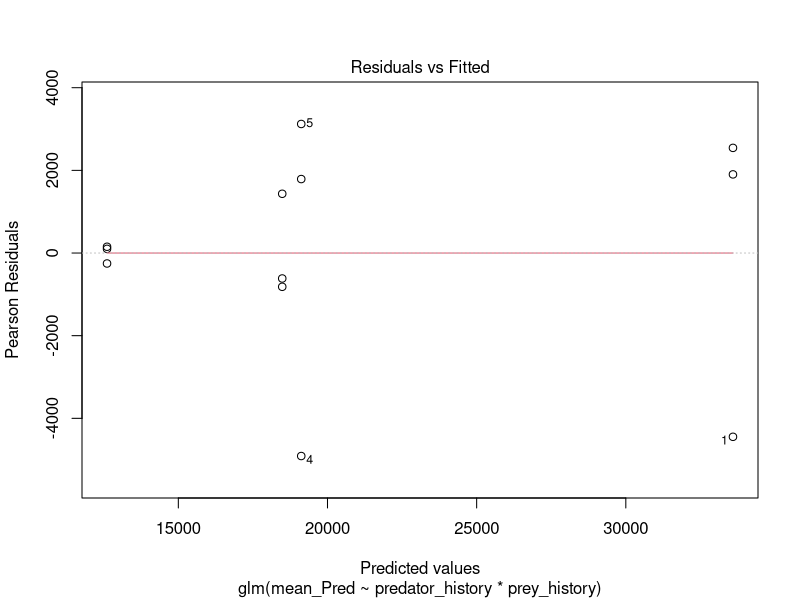
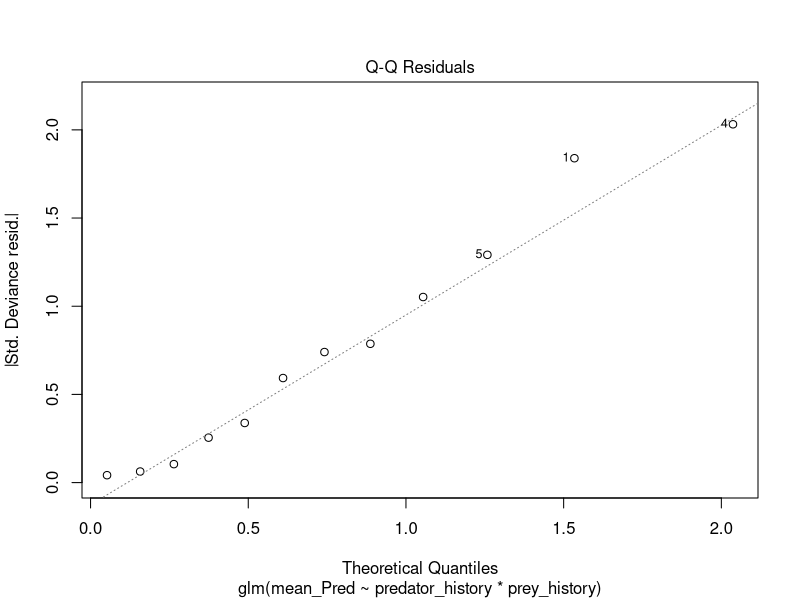
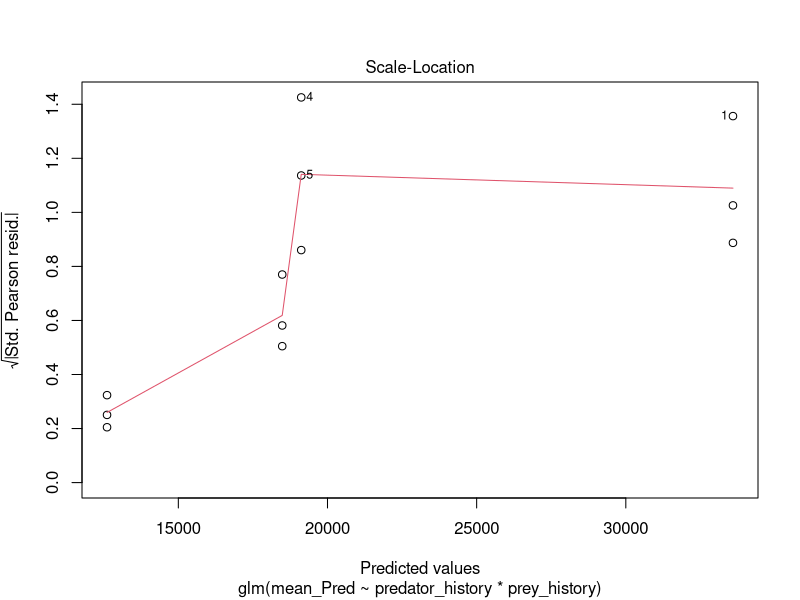
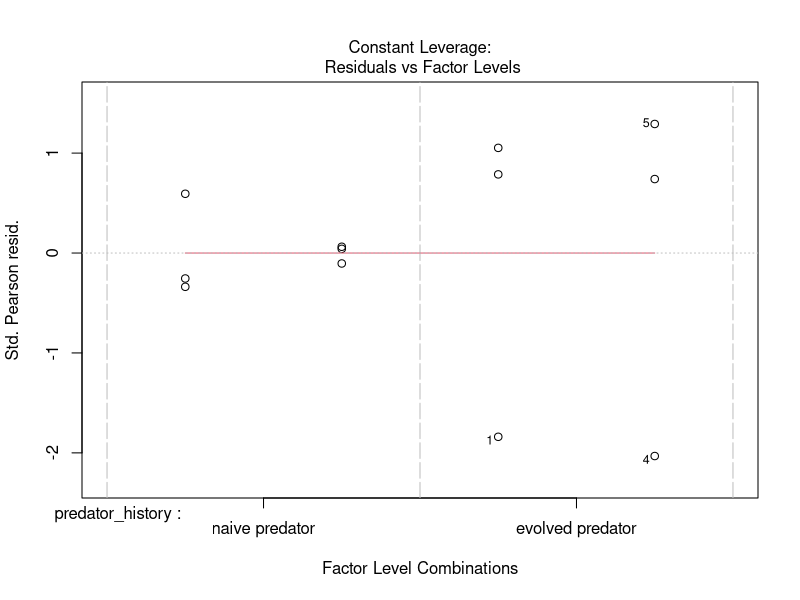
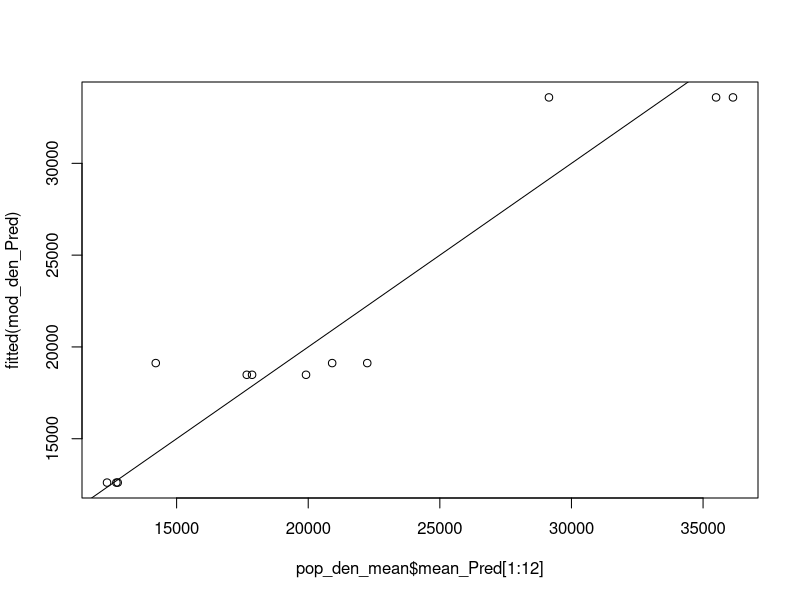
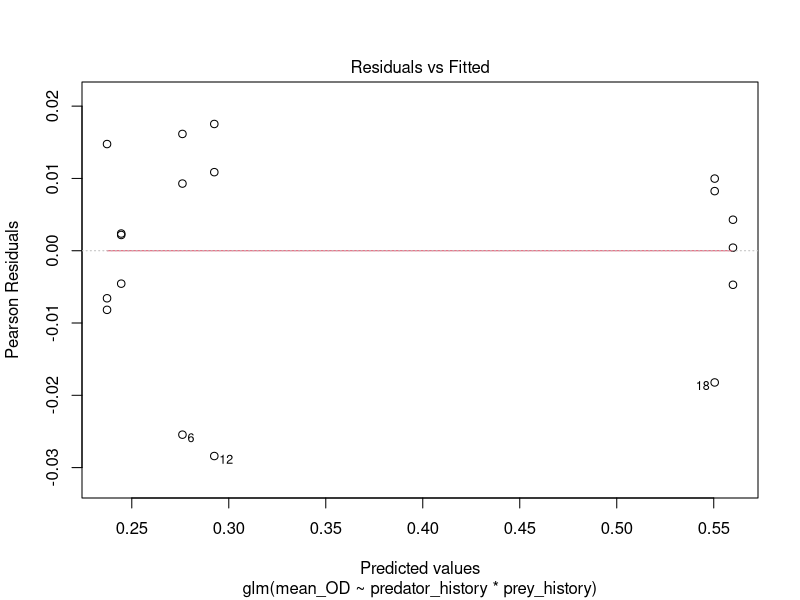
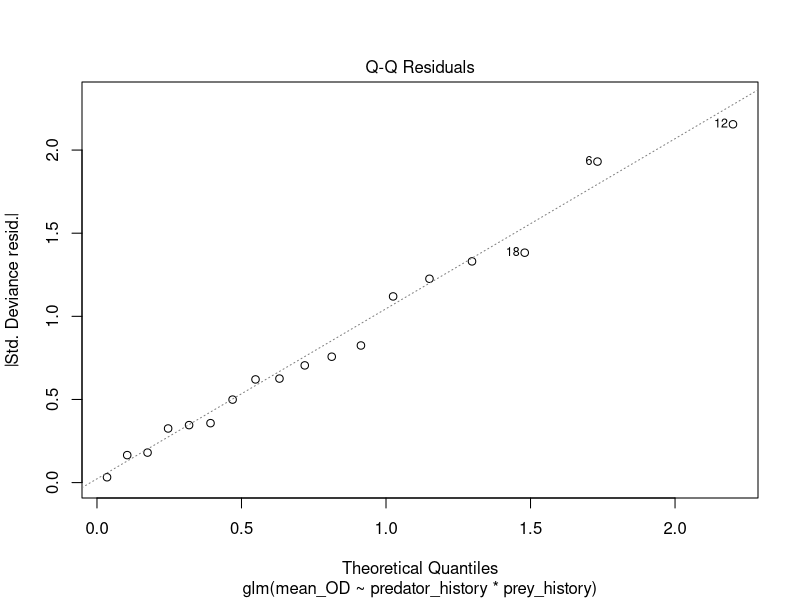
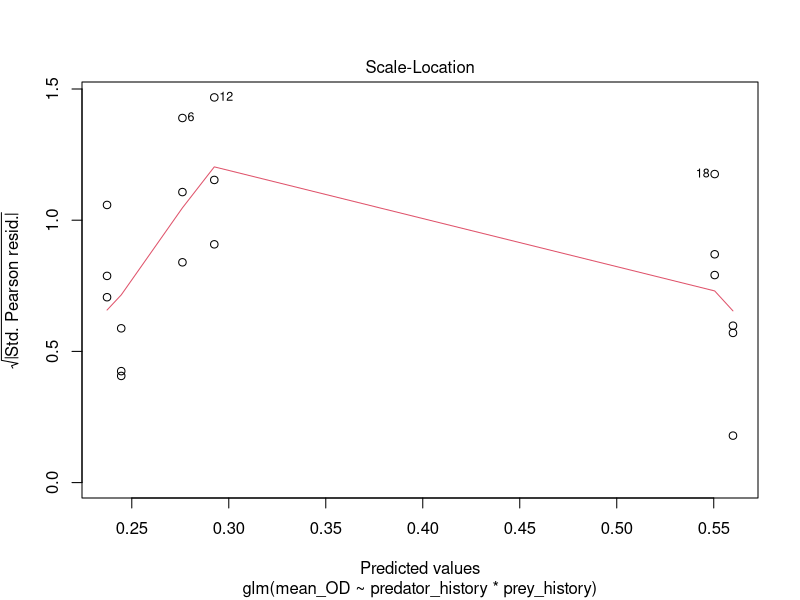

Write R code to recreate these figures, in order.
## ---- chunk 1
knitr::opts_chunk$set(echo = TRUE)
## ---- chunk 2
library(tidyverse)
library(patchwork)
library(multcomp)
library(flextable)

## ---- chunk 3
set_flextable_defaults(
  font.size = 10, theme_fun = theme_vanilla,
  padding = 6,
  font.family = "Arial", digits = 4)
## ---- chunk 4
predator_density <- read_delim("../derived data/predator_densities.tsv")
prey_density <-read_delim("../derived data/prey_densities.tsv")

## ---- chunk 5

#extract predator densities of interest and re-name cell content 
predator_density<- predator_density %>% 
  mutate(prey_history = str_replace_all(prey_history, c("ANC" = "ancestral prey", "EVO" = "evolved prey")),
         predator_history = str_replace_all(predator_history, c("ANC" = "naive predator", "EVO" = "evolved predator")))


#extract prey densities of interest and re-name cell content 
prey_density<-  prey_density %>% 
  mutate(prey_history = str_replace_all(prey_history, c("anc" = "ancestral prey", "evo" = "evolved prey")),
         predator_history = str_replace_all(predator_history, c("anc" = "naive predator", "evo" = "evolved predator", "none" = "no predator")))

#merge predator and prey dynamics
pred_prey_density <- right_join(predator_density,prey_density[,2:7])
colnames(pred_prey_density)[6] <- c("predator_mL")

## ---- chunk 6
pop_den_mean <- pred_prey_density %>% 
  group_by( predator_history,prey_history,replicate) %>% 
  reframe(mean_Pred= mean(predator_mL,na.rm = TRUE), #calculate predator mean within interval
          mean_OD= mean(bacteria_od,na.rm = TRUE)) #calculate prey mean within interval
## ---- chunk 7
group_densities<-pop_den_mean %>% 
  group_by(predator_history,prey_history) %>% 
  reframe(avg_Pred= mean(mean_Pred), 
          se_Pred= sd(mean_Pred)/sqrt(length(mean_Pred)),
          avg_OD= mean(mean_OD),
          se_OD= sd(mean_OD)/sqrt(length(mean_OD)))
## ---- chunk 8
pop_den_mean <- pop_den_mean %>% 
  group_by(predator_history, prey_history, replicate ) %>% 
  mutate(Replicate_unique = cur_group_id() ) %>% 
  ungroup()
## ---- chunk 9
pop_den_mean$Replicate_unique <- as.factor(as.matrix(pop_den_mean$Replicate_unique))
pop_den_mean$predator_history <- as.factor(pop_den_mean$predator_history)
pop_den_mean$prey_history <- as.factor(pop_den_mean$prey_history)
pop_den_mean$replicate <- as.factor(pop_den_mean$replicate)

#Using ordered predictors
pop_den_mean$predator_history <- factor(pop_den_mean$predator_history, levels = c("no predator", "naive predator", "evolved predator" ))

pop_den_mean$prey_history <- factor(pop_den_mean$prey_history, levels = c("ancestral prey", "evolved prey" ))

## ---- chunk 10
mod_den_Pred <- glm(mean_Pred ~ predator_history * prey_history ,family = gaussian(link = "identity"), data = pop_den_mean)
## ---- chunk 11
plot(mod_den_Pred)
plot(pop_den_mean$mean_Pred[1:12],fitted(mod_den_Pred))
abline(0,1)
## ---- chunk 12
#model output
tf_mod_den_Pred <- as_flextable(mod_den_Pred)
tf_mod_den_Pred <- set_caption(tf_mod_den_Pred, "GLM - predator densities", 
  style = "Table Caption") %>% 
                                colformat_double(digits = 4)

tf_mod_den_Pred

save_as_image(tf_mod_den_Pred,"../Results/GLM_predator_densiteis.png")
#ANOVA
mod_anova_Pred <- anova(mod_den_Pred, test = "F")
tf_mod_anova_Pred <- cbind(row.names(mod_anova_Pred[,1:6]), mod_anova_Pred[,1:6])
colnames(tf_mod_anova_Pred)[1] <- ("variable")
tf_mod_anova_Pred <- flextable(tf_mod_anova_Pred)%>% 
                                colformat_double(digits = 4)
tf_mod_anova_Pred <- set_caption(tf_mod_anova_Pred, "ANOVA - predator densities", 
  style = "Table Caption")

tf_mod_anova_Pred

save_as_image(tf_mod_anova_Pred,"../Results/ANOVA_predator_densiteis.png")
#pair-wise comparisons
pair_wise_Pred <-TukeyHSD(aov(mod_den_Pred))
ft_tukey_pred <- flextable(data.frame(variable = rownames(pair_wise_Pred$`predator_history:prey_history`),pair_wise_Pred$`predator_history:prey_history` ))%>% 
                                colformat_double(digits = 4)
ft_tukey_pred <- set_caption(ft_tukey_pred, "Pair-wise comparisons - predator densities", 
  style = "Table Caption")

ft_tukey_pred 

save_as_image(ft_tukey_pred ,"../Results/pair-wise_predator_densiteis.png")

#letters for multiple comparisons
multcompView::multcompLetters4(aov(mod_den_Pred), pair_wise_Pred)
## ---- chunk 13
mod_den_OD <- glm(mean_OD ~ predator_history * prey_history ,family = gaussian(link = "identity"), data = pop_den_mean)
## ---- chunk 14
plot(mod_den_OD)
plot(pop_den_mean$mean_OD[1:18],fitted(mod_den_OD))
abline(0,1)
## ---- chunk 15
#model output
tf_mod_den_OD <- as_flextable(mod_den_OD)
tf_mod_den_OD <- set_caption(tf_mod_den_OD, "GLM - prey densities", 
  style = "Table Caption")%>% 
                                colformat_double(digits = 4)

tf_mod_den_OD

save_as_image(tf_mod_den_OD,"../Results/GLM_Prey_densiteis.png")
#ANOVA
mod_anova_OD <- anova(mod_den_OD, test = "F")
tf_mod_anova_OD <- cbind(row.names(mod_anova_OD[,1:6]), mod_anova_OD[,1:6])
colnames(tf_mod_anova_OD)[1] <- ("variable")
tf_mod_anova_OD <- flextable(tf_mod_anova_OD) %>% 
                                colformat_double(digits = 4)
tf_mod_anova_OD<- set_caption(tf_mod_anova_OD, "ANOVA - prey densities", 
  style = "Table Caption")


tf_mod_anova_OD

save_as_image(tf_mod_anova_OD,"../Results/ANOVA_prey_densiteis.png")
#pair-wise comparisons
pair_wise_OD <-TukeyHSD(aov(mod_den_OD))
ft_tukey_OD <- flextable(data.frame(variable = rownames(pair_wise_OD$`predator_history:prey_history`),pair_wise_OD$`predator_history:prey_history` ))%>% 
                                colformat_double(digits = 4)
ft_tukey_OD <- set_caption(ft_tukey_OD, "Pair-wise comparisons - prey densities", 
  style = "Table Caption")

ft_tukey_OD 

save_as_image(ft_tukey_OD,"../Results/pair-wise_prey_densiteis.png")

#get letters for multiple comparisons
multcompView::multcompLetters4(aov(mod_den_OD), pair_wise_OD)
## ---- chunk 16

p_mean_pred <-  pop_den_mean %>% 
  filter(!predator_history == "no predator") %>% 
  ggplot()+
  geom_jitter(aes(x = prey_history, y= mean_Pred, shape = interaction(prey_history,predator_history), colour = interaction(prey_history,replicate)), size = 3)+
  geom_pointrange(data =  filter(group_densities,!predator_history == "no predator"),aes(x = prey_history,y = avg_Pred, ymin= (-1*se_Pred)+avg_Pred, ymax = se_Pred+avg_Pred), shape=21, fill = "#DC3220", size = 1.08)+
  
  scale_shape_manual(breaks = c("ancestral prey.naive predator","evolved prey.naive predator","ancestral prey.evolved predator","evolved prey.evolved predator"),values = c(16,16,17,17), guide = "none")+
  scale_colour_manual(name = "replicate",breaks = c("ancestral prey.A","evolved prey.A","ancestral prey.C","evolved prey.C","ancestral prey.E","evolved prey.E"), values = c("#7cac00e6","#c87cffff","#7cac00e6", "#00bec4ff","#7cac00e6","#f8776eff"), guide = "none" )+
  
  
  ylab("predator density [cells/mL]")+
  xlab("prey evol. history")+
  facet_grid(~ predator_history )+
  theme_bw()+
  theme( plot.title = element_text(size = 20, face = "bold"),
         legend.text = element_text(size = 18),
         legend.title = element_text(size = 18, face = "bold"),
         legend.key.size = unit(1, "cm"),
         axis.text = element_text(color = "grey50", size = 16),
         axis.title = element_text(size = 18),
         axis.title.x = element_text(),
         axis.title.y = element_text( colour = "black"),
         axis.title.y.right = element_text( colour = "#00A9E0"),
         strip.text = element_text(size = 18, colour = "black", face = "bold"),
         strip.background = element_rect(color="black", fill="white", linewidth=1, linetype="solid"),
         panel.spacing = unit(.05, "lines"),
         panel.border = element_rect(color = "black", fill = NA, linewidth = 1),
         panel.grid.major = element_blank(),
         panel.grid.minor = element_blank(), 
         axis.line = element_line(colour = "black"))


## ---- chunk 17
p_mean_prey <- ggplot( )+
  geom_jitter(data = pop_den_mean, aes(x = prey_history,y = mean_OD, shape = interaction(prey_history,predator_history), colour = interaction(prey_history,replicate)), size = 3)+
  geom_pointrange(data = group_densities,aes(x = prey_history,y = avg_OD, ymin= (-1*se_OD)+avg_OD, ymax = se_OD+avg_OD), shape=21, fill = "#005AB5", size = 1.08)+
  
  scale_shape_manual(breaks = c("ancestral prey.naive predator","evolved prey.naive predator","ancestral prey.evolved predator","evolved prey.evolved predator","ancestral prey.no predator","evolved prey.no predator"),values = c(16,16,17,17,9,9), guide = "none")+
  scale_colour_manual(name = "replicate",breaks = c("ancestral prey.A","evolved prey.A","ancestral prey.C","evolved prey.C","ancestral prey.E","evolved prey.E"), values = c("#7cac00e6","#c87cffff","#7cac00e6", "#00bec4ff","#7cac00e6","#f8776eff"), guide = "none" )+
  
  
  
  ylab("optical density")+
  xlab("prey evol. history")+
  facet_grid(~ predator_history )+
  theme_bw()+
  theme( plot.title = element_text(size = 20, face = "bold"),
         legend.text = element_text(size = 18),
         legend.title = element_text(size = 18, face = "bold"),
         legend.key.size = unit(1, "cm"),
         axis.text = element_text(color = "grey50", size = 16),
         axis.title = element_text(size = 18),
         axis.title.x = element_text(),
         axis.title.y = element_text( colour = "black"),
         axis.title.y.right = element_text( colour = "#00A9E0"),
         strip.text = element_text(size = 18, colour = "black", face = "bold"),
         strip.background = element_rect(color="black", fill="white", linewidth=1, linetype="solid"),
         panel.spacing = unit(.05, "lines"),
         panel.border = element_rect(color = "black", fill = NA, linewidth = 1),
         panel.grid.major = element_blank(),
         panel.grid.minor = element_blank(), 
         axis.line = element_line(colour = "black"))



## ---- chunk 18
p_mean_pred + p_mean_prey + plot_layout(widths = c(2,3))

#ggsave("Mean_population_densities.jpg", device = "jpg", path = "../Results", width = 450, height = 200,  units = "mm" )
ggsave("Mean_population_densities.pdf", device = "pdf", path = "../Results", width = 450, height = 200,  units = "mm" )
